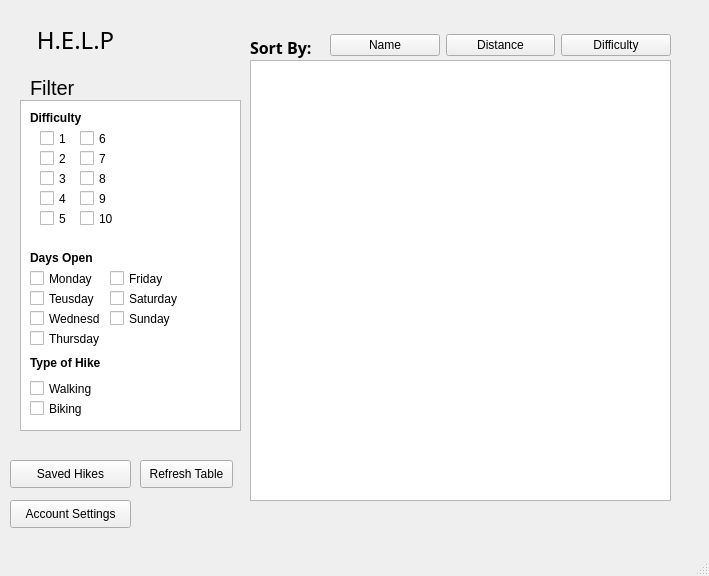
<?xml version="1.0" encoding="UTF-8"?>
<ui version="4.0">
 <class>menu</class>
 <widget class="QMainWindow" name="menu">
  <property name="geometry">
   <rect>
    <x>0</x>
    <y>0</y>
    <width>709</width>
    <height>576</height>
   </rect>
  </property>
  <property name="windowTitle">
   <string>Menu</string>
  </property>
  <widget class="QWidget" name="centralwidget">
   <widget class="QLabel" name="label">
    <property name="geometry">
     <rect>
      <x>20</x>
      <y>20</y>
      <width>111</width>
      <height>41</height>
     </rect>
    </property>
    <property name="font">
     <font>
      <family>Showcard Gothic</family>
      <pointsize>18</pointsize>
      <underline>false</underline>
     </font>
    </property>
    <property name="text">
     <string>H.E.L.P</string>
    </property>
    <property name="textFormat">
     <enum>Qt::RichText</enum>
    </property>
    <property name="alignment">
     <set>Qt::AlignCenter</set>
    </property>
    <property name="wordWrap">
     <bool>false</bool>
    </property>
   </widget>
   <widget class="QWidget" name="layoutWidget">
    <property name="geometry">
     <rect>
      <x>330</x>
      <y>30</y>
      <width>341</width>
      <height>30</height>
     </rect>
    </property>
    <layout class="QHBoxLayout" name="horizontalLayout">
     <item>
      <widget class="QPushButton" name="buttonName">
       <property name="text">
        <string>Name</string>
       </property>
      </widget>
     </item>
     <item>
      <widget class="QPushButton" name="buttonDistance">
       <property name="text">
        <string>Distance</string>
       </property>
      </widget>
     </item>
     <item>
      <widget class="QPushButton" name="buttonDifficulty">
       <property name="text">
        <string>Difficulty</string>
       </property>
      </widget>
     </item>
    </layout>
   </widget>
   <widget class="QTableView" name="table">
    <property name="geometry">
     <rect>
      <x>250</x>
      <y>60</y>
      <width>421</width>
      <height>441</height>
     </rect>
    </property>
    <property name="styleSheet">
     <string notr="true">QTableWidget {
background-color:#000000
alternate-background-color:#C0C0C0
selection-background-color:#282828
}</string>
    </property>
    <property name="sizeAdjustPolicy">
     <enum>QAbstractScrollArea::AdjustToContents</enum>
    </property>
    <property name="autoScrollMargin">
     <number>16</number>
    </property>
    <property name="editTriggers">
     <set>QAbstractItemView::SelectedClicked</set>
    </property>
    <property name="alternatingRowColors">
     <bool>true</bool>
    </property>
    <property name="selectionMode">
     <enum>QAbstractItemView::SingleSelection</enum>
    </property>
    <property name="selectionBehavior">
     <enum>QAbstractItemView::SelectRows</enum>
    </property>
    <attribute name="verticalHeaderCascadingSectionResizes">
     <bool>true</bool>
    </attribute>
   </widget>
   <widget class="QLabel" name="label_2">
    <property name="geometry">
     <rect>
      <x>250</x>
      <y>32</y>
      <width>101</width>
      <height>31</height>
     </rect>
    </property>
    <property name="font">
     <font>
      <family>Segoe UI Semibold</family>
      <pointsize>12</pointsize>
      <weight>75</weight>
      <bold>true</bold>
     </font>
    </property>
    <property name="text">
     <string>Sort By:</string>
    </property>
   </widget>
   <widget class="QPushButton" name="buttonAccount">
    <property name="geometry">
     <rect>
      <x>10</x>
      <y>500</y>
      <width>121</width>
      <height>28</height>
     </rect>
    </property>
    <property name="text">
     <string>Account Settings</string>
    </property>
   </widget>
   <widget class="QPushButton" name="savedHikesButton">
    <property name="geometry">
     <rect>
      <x>10</x>
      <y>460</y>
      <width>121</width>
      <height>28</height>
     </rect>
    </property>
    <property name="text">
     <string>Saved Hikes</string>
    </property>
   </widget>
   <widget class="QPushButton" name="refreshButton">
    <property name="geometry">
     <rect>
      <x>140</x>
      <y>460</y>
      <width>93</width>
      <height>28</height>
     </rect>
    </property>
    <property name="text">
     <string>Refresh Table</string>
    </property>
   </widget>
   <widget class="QListView" name="listView">
    <property name="geometry">
     <rect>
      <x>20</x>
      <y>100</y>
      <width>221</width>
      <height>331</height>
     </rect>
    </property>
   </widget>
   <widget class="QCheckBox" name="checkBox_1">
    <property name="geometry">
     <rect>
      <x>40</x>
      <y>130</y>
      <width>70</width>
      <height>17</height>
     </rect>
    </property>
    <property name="text">
     <string>1</string>
    </property>
   </widget>
   <widget class="QLabel" name="label_3">
    <property name="geometry">
     <rect>
      <x>30</x>
      <y>110</y>
      <width>61</width>
      <height>16</height>
     </rect>
    </property>
    <property name="font">
     <font>
      <weight>75</weight>
      <bold>true</bold>
     </font>
    </property>
    <property name="text">
     <string>Difficulty</string>
    </property>
   </widget>
   <widget class="QCheckBox" name="checkBox_2">
    <property name="geometry">
     <rect>
      <x>40</x>
      <y>150</y>
      <width>70</width>
      <height>17</height>
     </rect>
    </property>
    <property name="text">
     <string>2</string>
    </property>
   </widget>
   <widget class="QCheckBox" name="checkBox_3">
    <property name="geometry">
     <rect>
      <x>40</x>
      <y>170</y>
      <width>70</width>
      <height>17</height>
     </rect>
    </property>
    <property name="text">
     <string>3</string>
    </property>
   </widget>
   <widget class="QCheckBox" name="checkBox_4">
    <property name="geometry">
     <rect>
      <x>40</x>
      <y>190</y>
      <width>70</width>
      <height>17</height>
     </rect>
    </property>
    <property name="text">
     <string>4</string>
    </property>
   </widget>
   <widget class="QCheckBox" name="checkBox_5">
    <property name="geometry">
     <rect>
      <x>40</x>
      <y>210</y>
      <width>70</width>
      <height>17</height>
     </rect>
    </property>
    <property name="text">
     <string>5</string>
    </property>
   </widget>
   <widget class="QCheckBox" name="checkBox_6">
    <property name="geometry">
     <rect>
      <x>80</x>
      <y>130</y>
      <width>70</width>
      <height>17</height>
     </rect>
    </property>
    <property name="text">
     <string>6</string>
    </property>
   </widget>
   <widget class="QCheckBox" name="checkBox_7">
    <property name="geometry">
     <rect>
      <x>80</x>
      <y>150</y>
      <width>70</width>
      <height>17</height>
     </rect>
    </property>
    <property name="text">
     <string>7</string>
    </property>
   </widget>
   <widget class="QCheckBox" name="checkBox_8">
    <property name="geometry">
     <rect>
      <x>80</x>
      <y>170</y>
      <width>70</width>
      <height>17</height>
     </rect>
    </property>
    <property name="text">
     <string>8</string>
    </property>
   </widget>
   <widget class="QCheckBox" name="checkBox_9">
    <property name="geometry">
     <rect>
      <x>80</x>
      <y>190</y>
      <width>70</width>
      <height>17</height>
     </rect>
    </property>
    <property name="text">
     <string>9</string>
    </property>
   </widget>
   <widget class="QCheckBox" name="checkBox_10">
    <property name="geometry">
     <rect>
      <x>80</x>
      <y>210</y>
      <width>70</width>
      <height>17</height>
     </rect>
    </property>
    <property name="text">
     <string>10</string>
    </property>
   </widget>
   <widget class="QLabel" name="label_4">
    <property name="geometry">
     <rect>
      <x>30</x>
      <y>250</y>
      <width>71</width>
      <height>16</height>
     </rect>
    </property>
    <property name="font">
     <font>
      <weight>75</weight>
      <bold>true</bold>
     </font>
    </property>
    <property name="text">
     <string>Days Open</string>
    </property>
   </widget>
   <widget class="QCheckBox" name="checkBox">
    <property name="geometry">
     <rect>
      <x>30</x>
      <y>270</y>
      <width>70</width>
      <height>17</height>
     </rect>
    </property>
    <property name="text">
     <string>Monday</string>
    </property>
   </widget>
   <widget class="QCheckBox" name="Teusday">
    <property name="geometry">
     <rect>
      <x>30</x>
      <y>290</y>
      <width>70</width>
      <height>17</height>
     </rect>
    </property>
    <property name="text">
     <string>Teusday</string>
    </property>
   </widget>
   <widget class="QCheckBox" name="Wedsnesday">
    <property name="geometry">
     <rect>
      <x>30</x>
      <y>310</y>
      <width>70</width>
      <height>17</height>
     </rect>
    </property>
    <property name="text">
     <string>Wednesday</string>
    </property>
   </widget>
   <widget class="QCheckBox" name="Thursday">
    <property name="geometry">
     <rect>
      <x>30</x>
      <y>330</y>
      <width>70</width>
      <height>17</height>
     </rect>
    </property>
    <property name="text">
     <string>Thursday</string>
    </property>
   </widget>
   <widget class="QCheckBox" name="Friday">
    <property name="geometry">
     <rect>
      <x>110</x>
      <y>270</y>
      <width>70</width>
      <height>17</height>
     </rect>
    </property>
    <property name="text">
     <string>Friday</string>
    </property>
   </widget>
   <widget class="QCheckBox" name="Saturday">
    <property name="geometry">
     <rect>
      <x>110</x>
      <y>290</y>
      <width>70</width>
      <height>17</height>
     </rect>
    </property>
    <property name="text">
     <string>Saturday</string>
    </property>
   </widget>
   <widget class="QCheckBox" name="checkBox_16">
    <property name="geometry">
     <rect>
      <x>110</x>
      <y>310</y>
      <width>70</width>
      <height>17</height>
     </rect>
    </property>
    <property name="text">
     <string>Sunday</string>
    </property>
   </widget>
   <widget class="QLabel" name="label_5">
    <property name="geometry">
     <rect>
      <x>30</x>
      <y>353</y>
      <width>81</width>
      <height>20</height>
     </rect>
    </property>
    <property name="font">
     <font>
      <weight>75</weight>
      <bold>true</bold>
     </font>
    </property>
    <property name="text">
     <string>Type of Hike</string>
    </property>
   </widget>
   <widget class="QCheckBox" name="Walking">
    <property name="geometry">
     <rect>
      <x>30</x>
      <y>380</y>
      <width>70</width>
      <height>17</height>
     </rect>
    </property>
    <property name="text">
     <string>Walking</string>
    </property>
   </widget>
   <widget class="QCheckBox" name="Biking">
    <property name="geometry">
     <rect>
      <x>30</x>
      <y>400</y>
      <width>70</width>
      <height>17</height>
     </rect>
    </property>
    <property name="text">
     <string>Biking</string>
    </property>
   </widget>
   <widget class="QLabel" name="label_6">
    <property name="geometry">
     <rect>
      <x>30</x>
      <y>80</y>
      <width>51</width>
      <height>16</height>
     </rect>
    </property>
    <property name="font">
     <font>
      <pointsize>15</pointsize>
     </font>
    </property>
    <property name="text">
     <string>Filter</string>
    </property>
   </widget>
  </widget>
  <widget class="QMenuBar" name="menubar">
   <property name="geometry">
    <rect>
     <x>0</x>
     <y>0</y>
     <width>709</width>
     <height>21</height>
    </rect>
   </property>
  </widget>
  <widget class="QStatusBar" name="statusbar"/>
 </widget>
 <resources/>
 <connections/>
</ui>
